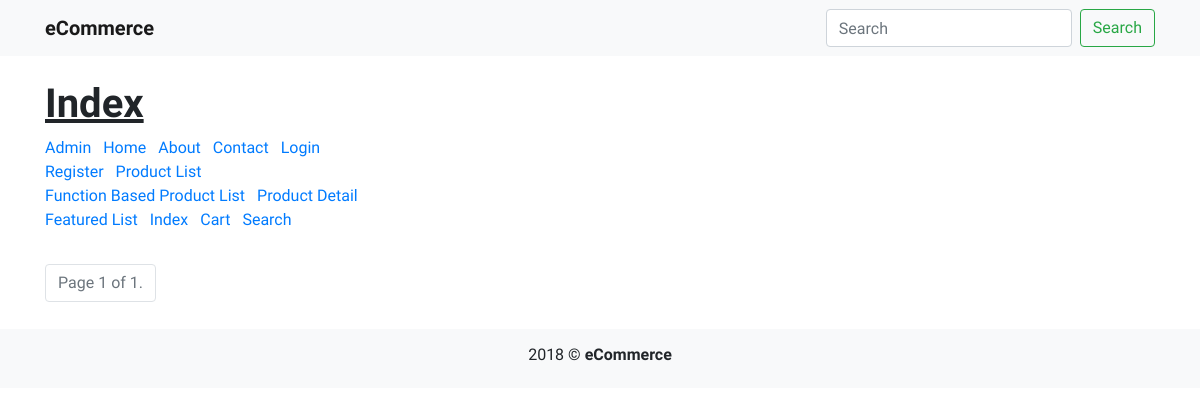
The page /products/index/ on the database as committed earlier.
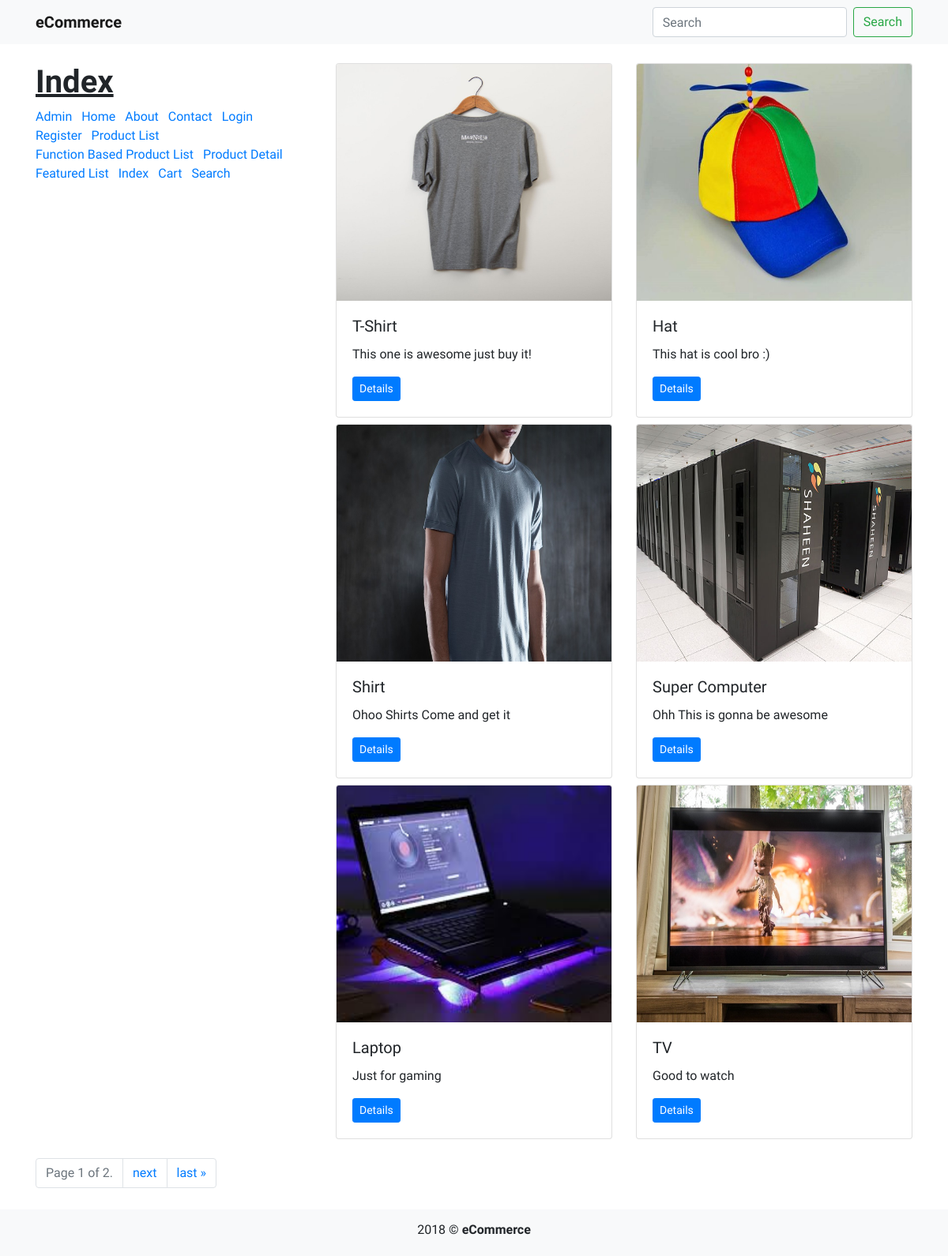
The same page on the database as committed later.
### products/models.py (models this page shows, shortened)
class Product(models.Model):
	title = models.CharField(max_length=120)
	slug = models.SlugField(null=True, blank=True)
	description = models.TextField()
	price = models.DecimalField(decimal_places=2, max_digits=20, default=39.99)
	image = models.ImageField(upload_to='products/', null=True, blank=True)
	featured = models.BooleanField(default=False)

### products/views.py (the view)
# urls.py: path('index/',views.product_list_index, name="index" ),
def product_list_index(request):
	queryset = Product.objects.all()
	paginator = Paginator(queryset, 6)
	page = request.GET.get('page')
	object_list = paginator.get_page(page)
	context = {
		"object_list": object_list,
		"title": "Index",
	}
	return render(request, "products/index.html", context)

### products/templates/products/index.html (shortened to what this page needs)
<!doctype html>
{% load static %}
<html lang="en">
  <head>
    <link rel="stylesheet" href="https://stackpath.bootstrapcdn.com/bootstrap/4.1.3/css/bootstrap.min.css">
  </head>
  <body style="position: relative;">
    {% include 'navbar.html' %}
    <div class="container mt-4">
      <div class="row">
        <div class="col-4">
          <h1><b><u>{{ title }}</u></b></h1>
          {% include "nav.html" %}
        </div>
        <div class="col-8">
          <div class="row">
            {% for i in object_list %}
              <div class="col-6">
                <div class="card mb-2">
                  {% if i.image %}
                    <img class="card-img-top" src="{{ i.image.url }}" alt="Card image cap" style="height: 300px">
                  {% endif %}
                  <div class="card-body">
                    <h5 class="card-title">{{ i.title }}</h5>
                    <p class="card-text">{{ i.description }}</p>
                    <a href="{% url 'products:product_detail' i.slug %}" class="btn btn-primary btn-sm">Details</a>
                  </div>
                </div>
              </div>
            {% endfor %}
          </div>
        </div>
      </div>
      <div class="mt-3 m-0" style="padding-bottom: 70px">
        <span class="step-links">
          <nav aria-label="Page navigation example">
            <ul class="pagination"">
              <li class="page-item disabled"><a class="page-link">
                <span class="current">
                  Page {{ object_list.number }} of {{ object_list.paginator.num_pages }}.
                </span>
              </a></li>
              {% if object_list.has_next %}
                <li class="page-item">
                  <a class="page-link" href="?page={{ object_list.next_page_number }}">next</a>
                </li>
                <li class="page-item">
                  <a class="page-link" href="?page={{ object_list.paginator.num_pages }}">last &raquo;</a>
                </li>
              {% endif %}
            </ul>
          </nav>
        </span>
      </div>
    </div>
    {% include 'footer.html' %}
  </body>
</html>

### templates/navbar.html (shortened to what this page needs)
<nav class="navbar navbar-expand-lg navbar-light bg-light">
  <div class="container">
  <a class="navbar-brand" href="#"><b>eCommerce</b></a>
  <div class="collapse navbar-collapse" id="navbarSupportedContent">
    {% include 'search.html' %}
  </div>
  </div>
</nav>

### templates/search.html
<form class="form-inline ml-auto my-lg-0" action="{% url 'products:search' %}" method="get">
  <input name="q" class="form-control mr-sm-2" type="search" placeholder="Search" aria-label="Search" value="{{ request.GET.q }}">
  <button class="btn btn-outline-success my-2 my-sm-0" type="submit">Search</button>
</form>

### templates/nav.html (shortened to what this page needs)
{% url 'home' as home_url %}
<ul class="list-inline">
  <li class="list-inline-item"><a href="{% url 'admin:index' %}">Admin</a></li>
  {% if request.get_full_path == home_url %}
  <li class="list-inline-item"><a href="{% url 'home' %}" class="text-dark">Home</a></li>
  {% else %}
  <li class="list-inline-item"><a href="{% url 'home' %}">Home</a></li>
  {% endif %}
  <li class="list-inline-item"><a href="{% url 'about' %}">About</a></li>
  <li class="list-inline-item"><a href="{% url 'contact' %}">Contact</a></li>
  <li class="list-inline-item"><a href="{% url 'login' %}">Login</a></li>
  <li class="list-inline-item"><a href="{% url 'register' %}">Register</a></li>
  <li class="list-inline-item"><a href="{% url 'products:product_list' %}">Product List</a></li>
  <li class="list-inline-item"><a href="{% url 'products:product_list_f' %}">Function Based Product List</a></li>
  <li class="list-inline-item"><a href="{% url 'products:product_detail' 't-shirt' %}">Product Detail</a></li>
  <li class="list-inline-item"><a href="{% url 'products:featured_list'%}">Featured List</a></li>
  <li class="list-inline-item"><a href="{% url 'products:index' %}">Index</a></li>
  <li class="list-inline-item"><a href="{% url 'cart' %}">Cart</a></li>
  <li class="list-inline-item"><a href="{% url 'products:search' %}">Search</a></li>
</ul>

### templates/footer.html
<footer class="bg-light" style="position: absolute; left: 0; right: 0; bottom: 0;">
	<h6 class="text-center py-3">2018 &copy <b>eCommerce</b></h6>
</footer>

### products/templates/products/index.html (style rules this page uses)
body { font-family: 'PT Sans', sans-serif; }

Rows that differ between the two databases and show on the page:
added Product: image (picture), title "T-Shirt", description "This one is awesome just buy it!"
added Product: image (picture), title "Hat", description "This hat is cool bro :)"
added Product: image (picture), title "Shirt", description "Ohoo Shirts Come and get it"
added Product: image (picture), title "Super Computer", description "Ohh This is gonna be awesome"
added Product: image (picture), title "Laptop", description "Just for gaming"
added Product: image (picture), title "TV", description "Good to watch"
Other text that changed with them:
{{ object_list.paginator.num_pages }}: "1" → "2"
text now shown: "next last »"
